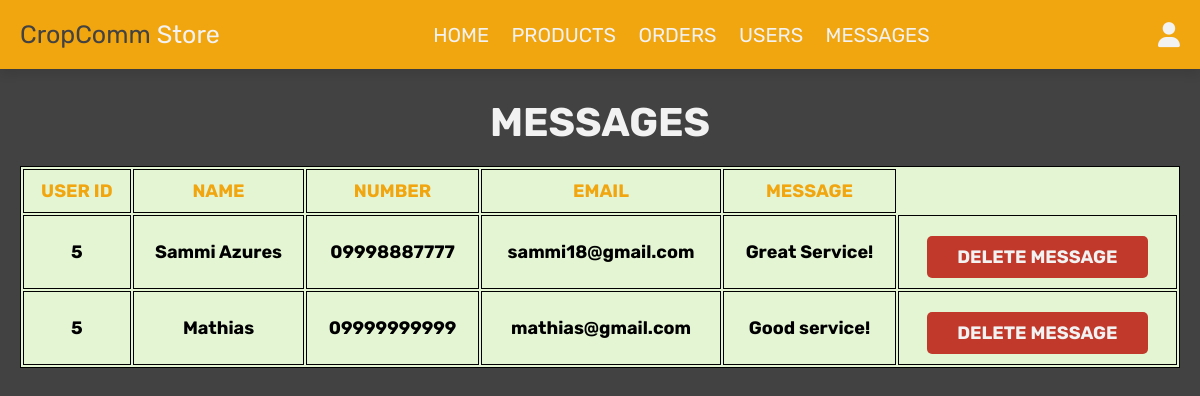
Page /admin_contacts.php (signed in) on the committed database.
### tables this page shows
CREATE TABLE `message` (
  `id` int(11) NOT NULL,
  `user_id` int(11) NOT NULL,
  `name` varchar(100) NOT NULL,
  `email` varchar(100) NOT NULL,
  `number` varchar(12) NOT NULL,
  `date_added` date NOT NULL,
  `message` varchar(500) NOT NULL
);

### admin_contacts.php (the view, shortened to what this page needs)
<?php
include 'config.php';
?>
<!DOCTYPE html>
<html lang="en">
<head>
   <link rel="stylesheet" href="https://cdnjs.cloudflare.com/ajax/libs/font-awesome/6.0.0/css/all.min.css">
   <link rel="stylesheet" href="css/adminstyle.css">
</head>
<body>
<?php include 'admin_header.php'; ?>
<section class="messages">
   <h1 class="title"> Messages </h1>
<div style="overflow-x:auto;">
<table>
            <tr>
            <th>USER ID</th>
            <th>NAME</th>
            <th>NUMBER</th>
            <th>EMAIL</th>
            <th>MESSAGE</th>
            </tr>
            <?php
           $select_message = mysqli_query($conn, "SELECT * FROM `message`") or die('Query failed!');
           if(mysqli_num_rows($select_message) > 0){
                while($fetch_message = mysqli_fetch_assoc($select_message)){
            ?>
            <tr>
                <td><?php echo $fetch_message['user_id'];?></td>
                <td><?php echo $fetch_message['name'];?></td>
                <td><?php echo $fetch_message['number'];?></td>
                <td><?php echo $fetch_message['email'];?></td>
                <td><?php echo $fetch_message['message'];?></td>
                <td><a href="admin_contacts.php?delete=<?php echo $fetch_message['id']; ?>" onclick="return CONFIRM('delete this message?');" class="delete-btn">DELETE MESSAGE</a></td>
   </div>
            </tr>
            <?php
                }
               }else{
                  echo '<p class="empty">You have no Messages!</p>';
               }
            ?>
</section>
</body>
</html>

### css/adminstyle.css (style rules this page uses)
:root { --pink:#ea0f8f; --blue:#2a0475; --purple:#8e44ad; --red:#c0392b; --orange:#f1a50f; --black:#424242; --white:#f2f2f2; --gray: #6a6c70; --light-gray :#8a8d93; --light-color:#616161; --light-white:#ccc; --light-bg:#f5f5f5; --box-shadow:.5rem .5rem 0 #53bbd2; --border:.2rem solid var(--light-color); --border:.1rem solid var(--black); --box-shadow:0 .5rem 1rem 0 rgba(0, 0, 0,.1); }
* { font-family: 'Rubik', sans-serif; margin:0; padding:0; box-sizing: border-box; outline: none; border:none; text-decoration: none; }
html { font-size: 62.5%; overflow-x: hidden; }
body { background-color: var(--black); position: relative; }
section { padding:3rem 2rem; }
.title { text-align: center; margin-bottom: 2rem; text-transform: uppercase; color:var(--white); font-size: 4rem; }
.btn, .option-btn, .delete-btn, .white-btn { display: inline-block; margin-top: 1rem; padding:1rem 3rem; cursor: pointer; color:var(--white); font-size: 1.8rem; border-radius: .5rem; text-transform: capitalize; }
.delete-btn { background-color: var(--red); }
.messages table { margin: 0 auto; font-size: large; border: 1px solid black; width: 100%; background-color: #E4F5D4; }
.messages th { font-weight: bold; border: 1px solid black; padding: 10px; text-align: center; color: var(--orange); }
.messages td { font-weight: bold; border: 1px solid black; padding: 10px; text-align: center; }

### rows in the picture
message: user "5", name "Sammi Azures", number "09998887777", email "sammi18@gmail.com", message "Great Service!"
message: user "5", name "Mathias", number "09999999999", email "mathias@gmail.com", message "Good service!"
